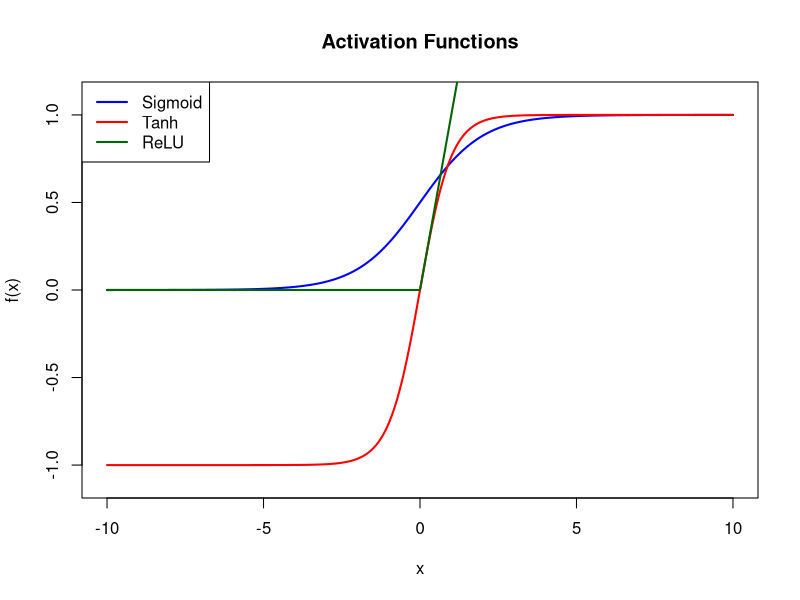
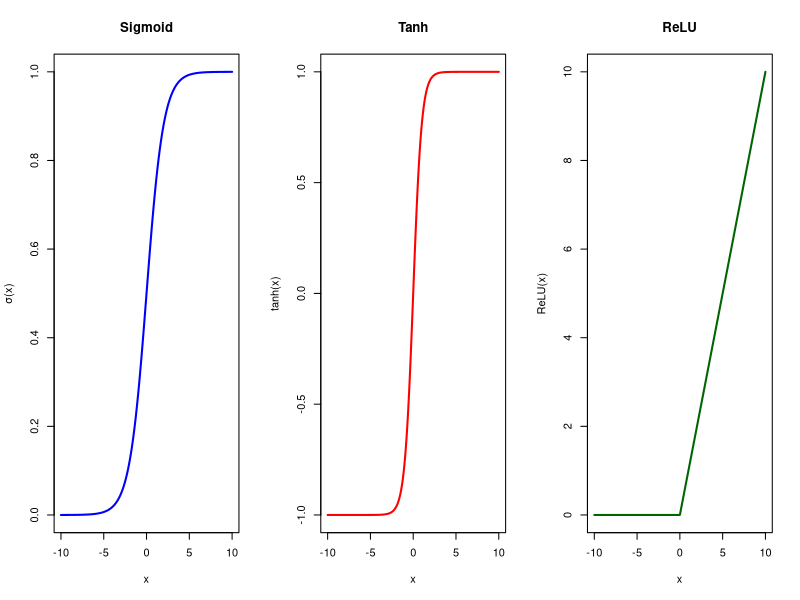

These charts were generated, in order, by the following R code:
# activation functions 
sigmoid <- function(x) 1 / (1 + exp(-x))
tanh_fn <- function(x) tanh(x)
relu <- function(x) ifelse(x > 0, x, 0)

x <- seq(-10, 10, length.out = 1000)
y_sigmoid <- sigmoid(x)
y_tanh <- tanh_fn(x)
y_relu <- relu(x)

# Plot all three in one plot
plot(x, y_sigmoid, type = "l", col = "blue", lwd = 2, ylim = c(-1.1, 1.1),
     main = "Activation Functions", ylab = "f(x)", xlab = "x")
lines(x, y_tanh, col = "red", lwd = 2)
lines(x, y_relu, col = "darkgreen", lwd = 2)
legend("topleft", legend = c("Sigmoid", "Tanh", "ReLU"),
       col = c("blue", "red", "darkgreen"), lty = 1, lwd = 2)

# Plot each separately
par(mfrow = c(1, 3))  # 3 plots side by side

plot(x, y_sigmoid, type = "l", col = "blue", lwd = 2,
     main = "Sigmoid", ylab = "σ(x)", xlab = "x")

plot(x, y_tanh, type = "l", col = "red", lwd = 2,
     main = "Tanh", ylab = "tanh(x)", xlab = "x")

plot(x, y_relu, type = "l", col = "darkgreen", lwd = 2,
     main = "ReLU", ylab = "ReLU(x)", xlab = "x")

